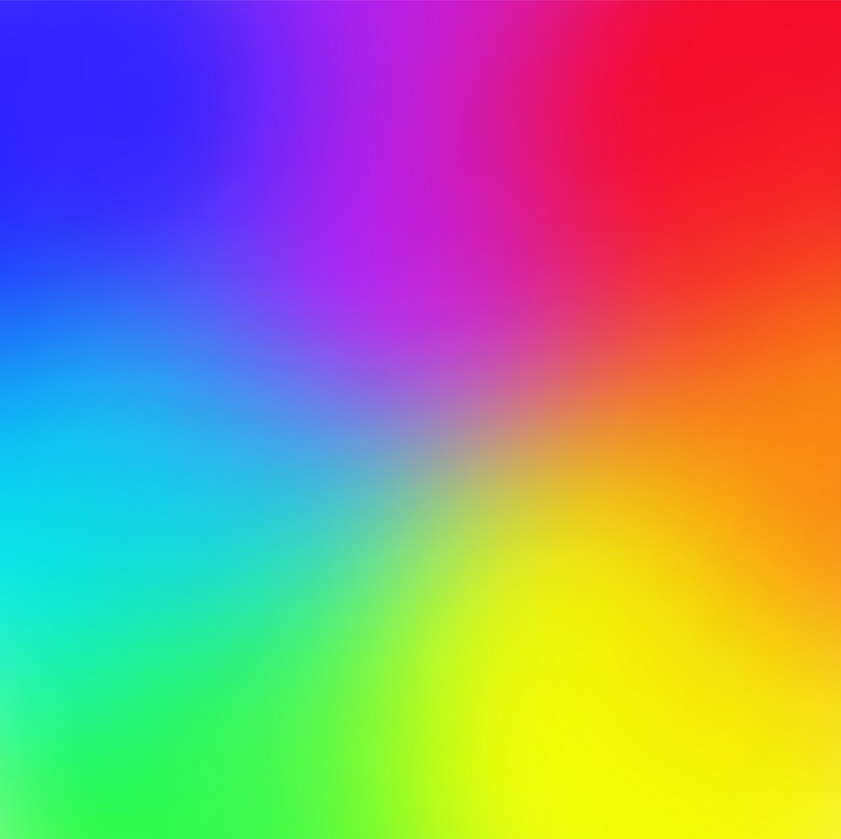
#> input picture CompVision-main/DATA/17_rainbow.jpg, 841 x 839 px, shrunk from 999 x 996 before the run
$ jupyter execute Hospital.ipynb   (shell and % lines are left out)
#> lines starting #> are read from the running program, lines starting #| are printed output that depends on the picture
## Imports

[cell 1]
#%pip install pandas seaborn sklearn scipy

[cell 2]
import os
import cv2
import numpy as np
import matplotlib.pyplot as plt

# 24/10/24
## Hafta 5
<hr>

[cell 3]
# Örnek 3.18 - Histogram Eğrisi
img = cv2.imread('DATA/17_rainbow.jpg')
#> img is the input picture: shape (839, 841, 3); mean B, G, R 128.9, 138.9, 153.7
imgGray = cv2.cvtColor(img,cv2.COLOR_BGR2GRAY)
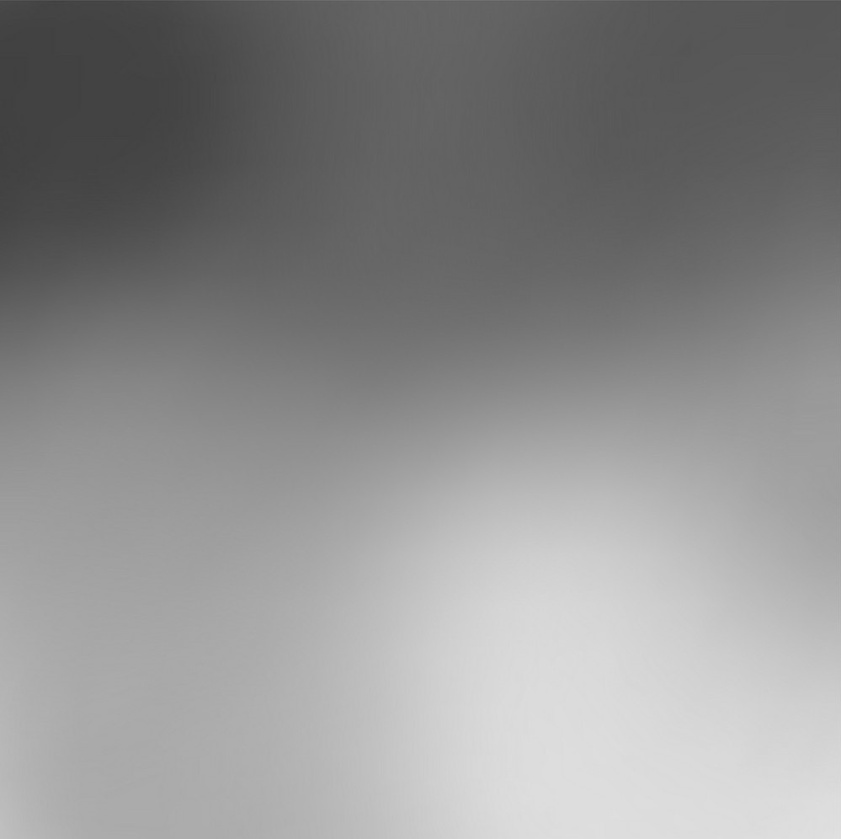
#> imgGray: shape (839, 841); min 63, max 225, mean 142.2

imgGray_hist = cv2.calcHist([imgGray],channels=[0],mask=None,histSize=[256],ranges=[0,256])
#> imgGray_hist = 256 values, max 14903 at index 99, min 0 at index 0, mean 2756.2
Eq = cv2.equalizeHist(imgGray)
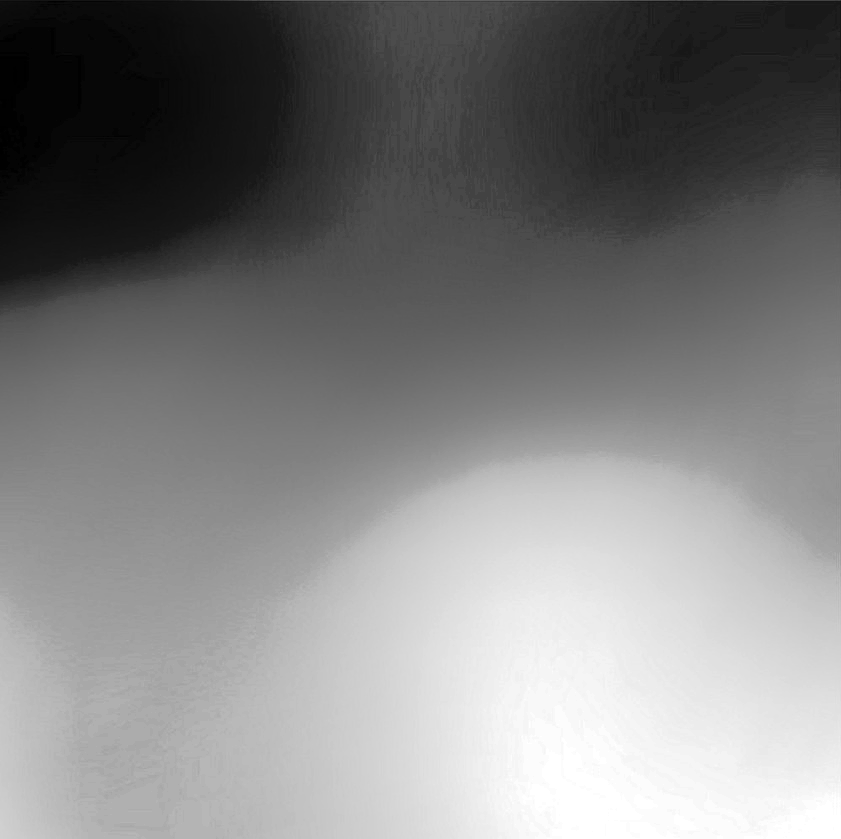
#> Eq: shape (839, 841); min 0, max 255, mean 128.6
Eq_hist = cv2.calcHist([Eq],channels=[0],mask=None,histSize=[256],ranges=[0,256])
#> Eq_hist = 256 values, max 14903 at index 72, min 0 at index 2, mean 2756.2

f, eksen = plt.subplots(1,3,figsize=(17,5))
eksen[0].imshow(img)
eksen[0].title.set_text("Resim")
eksen[1].plot(imgGray_hist)
eksen[1].title.set_text("Orijinal Histogram")
eksen[2].plot(Eq_hist)
eksen[2].title.set_text("Eşitlemeden Sonra Histogram")
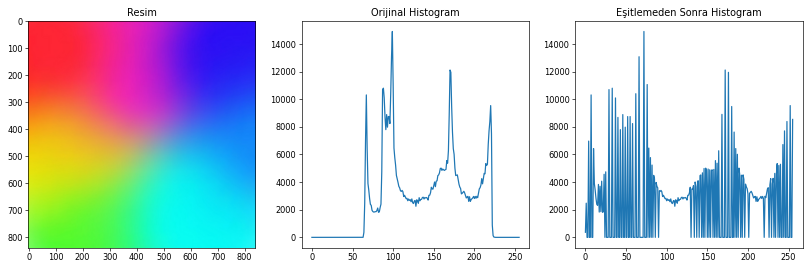
#> figure drawn by matplotlib, 3 panels; B, G, R data is drawn as R, G, B; panel 2: curve peaks at x = 99, y = 14903; panel 3: curve peaks at x = 72, y = 14903

[cell 4]
img1 = cv2.imread('DATA/18_jungleOtel.jpg')
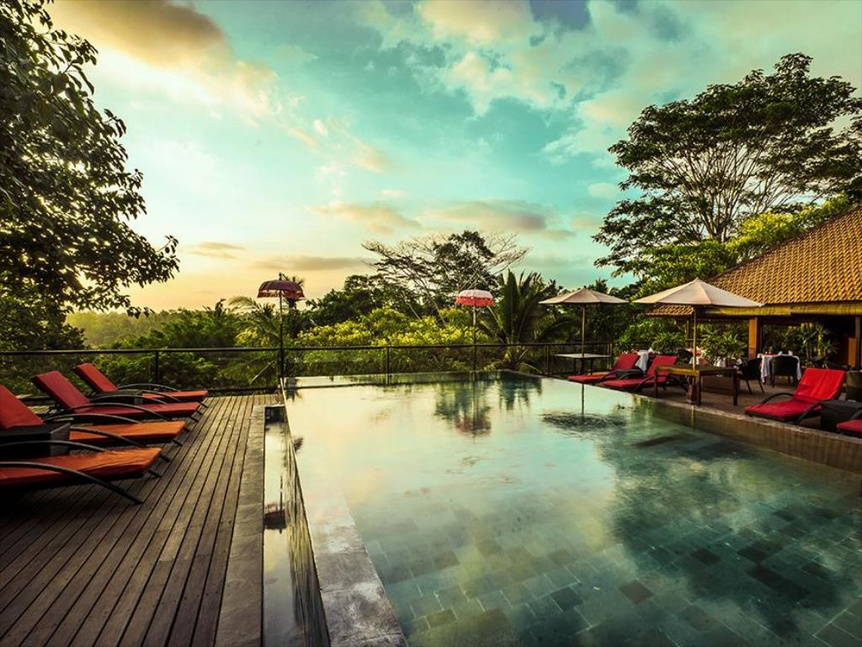
#> input picture CompVision-main/DATA/18_jungleOtel.jpg, 862 x 647 px, shrunk from 1024 x 768 before the run
#> img1 is the input picture: shape (647, 862, 3); mean B, G, R 99.6, 128.2, 122.4
img1_B_hist = cv2.calcHist([img1],channels=[0],mask=None,histSize=[256],ranges=[0,256])
#> img1_B_hist = 256 values, max 21875 at index 0, min 0 at index 250, mean 2178.6
img1_G_hist = cv2.calcHist([img1],channels=[1],mask=None,histSize=[256],ranges=[0,256])
#> img1_G_hist = 256 values, max 3652 at index 212, min 344 at index 255, mean 2178.6
img1_R_hist = cv2.calcHist([img1],channels=[2],mask=None,histSize=[256],ranges=[0,256])
#> img1_R_hist = 256 values, max 3428 at index 40, min 426 at index 254, mean 2178.6

imgHSV = cv2.cvtColor(img1,cv2.COLOR_BGR2HSV)
#> imgHSV: shape (647, 862, 3); mean H, S, V 41.2, 98.5, 135.7
imgHSV[:,:,2] = cv2.equalizeHist(imgHSV[:,:,2])
#> imgHSV: shape (647, 862, 3); mean H, S, V 41.2, 98.5, 127.9
img2 = cv2.cvtColor(imgHSV,cv2.COLOR_HSV2RGB)
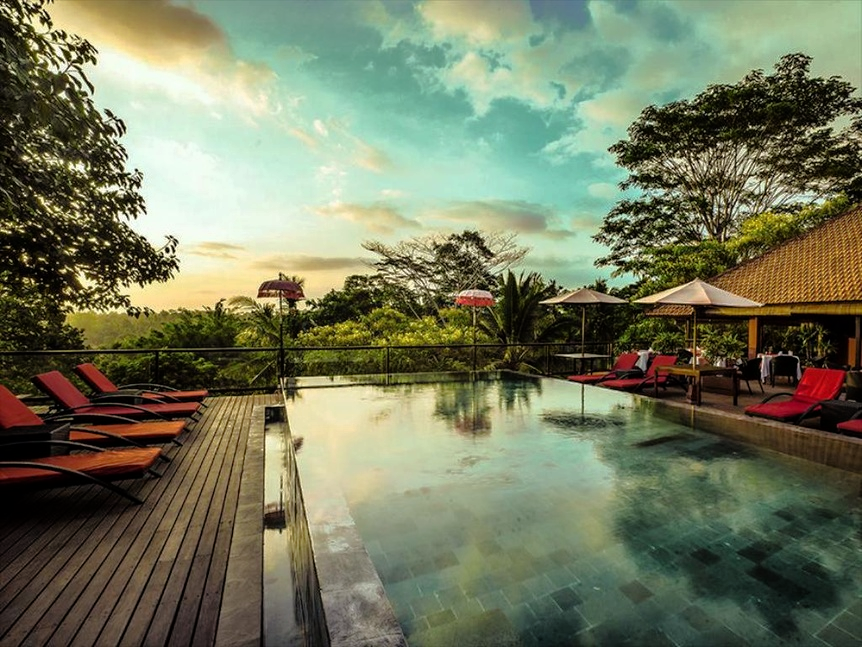
#> img2: shape (647, 862, 3); mean R, G, B 115.2, 120.9, 94
img2_R_hist = cv2.calcHist([img2],channels=[0],mask=None,histSize=[256],ranges=[0,256])
#> img2_R_hist = 256 values, max 3958 at index 113, min 52 at index 251, mean 2178.6
img2_G_hist = cv2.calcHist([img2],channels=[1],mask=None,histSize=[256],ranges=[0,256])
#> img2_G_hist = 256 values, max 6317 at index 0, min 122 at index 251, mean 2178.6
img2_B_hist = cv2.calcHist([img2],channels=[2],mask=None,histSize=[256],ranges=[0,256])
#> img2_B_hist = 256 values, max 27919 at index 0, min 0 at index 250, mean 2178.6

f, eksen = plt.subplots(2,3,figsize=(19,7))
eksen[0,0].plot(img1_R_hist)
eksen[0,0].title.set_text("Eşitlemeden Önce R_hist")
eksen[0,1].plot(img1_G_hist)
eksen[0,1].title.set_text("Eşitlemeden Önce G_hist")
eksen[0,2].plot(img1_B_hist)
eksen[0,2].title.set_text("Eşitlemeden Önce B_hist")
eksen[1,0].plot(img2_R_hist)
eksen[1,0].title.set_text("Eşitlemeden Sonra R_hist")
eksen[1,1].plot(img2_G_hist)
eksen[1,1].title.set_text("Eşitlemeden Sonra G_hist")
eksen[1,2].plot(img2_B_hist)
eksen[1,2].title.set_text("Eşitlemeden Sonra B_hist")

img1 = cv2.cvtColor(img1,cv2.COLOR_BGR2RGB)
f2, eksen2 = plt.subplots(1,2,figsize=(19,7))
eksen2[0].imshow(img1)
eksen2[0].title.set_text("Eşitlemeden Önce")
eksen2[1].imshow(img2)
eksen2[1].title.set_text("Eşitlemeden Sonra")
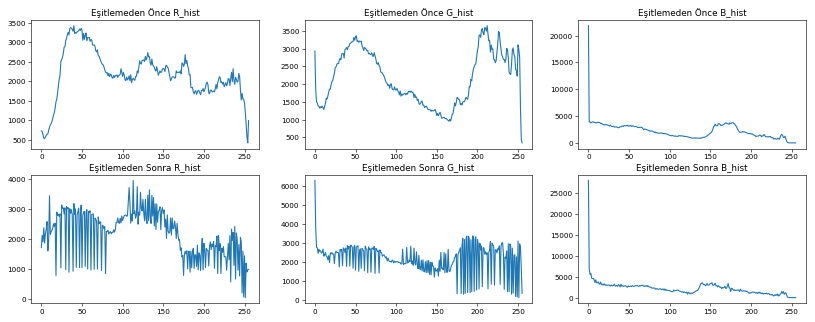
#> figure drawn by matplotlib, 6 panels; panel 1: curve peaks at x = 40, y = 3428; panel 2: curve peaks at x = 212, y = 3652; panel 3: curve peaks at x = 0, y = 21875; panel 4: curve peaks at x = 113, y = 3958
